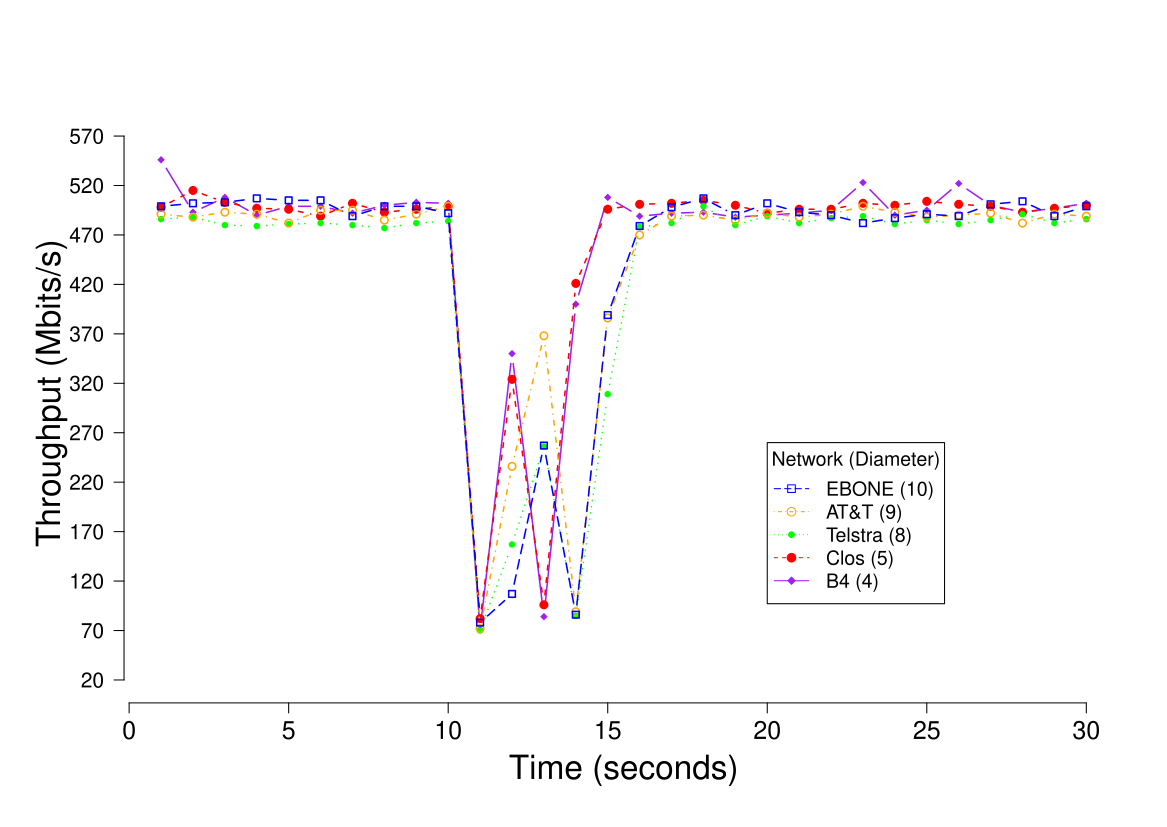

Write R code to recreate this figure.
require(vioplot)
dev.new(width=850, height=650)
b4 <- scan("~/SDN/renaissance/Evaluation/ivanandantonPlots/ThroughputFirst/b4.txt")
clos <- scan("~/SDN/renaissance/Evaluation/ivanandantonPlots/ThroughputFirst/clos.txt")
telstra <- scan("~/SDN/renaissance/Evaluation/ivanandantonPlots/ThroughputFirst/telstra.txt")
att <- scan("~/SDN/renaissance/Evaluation/ivanandantonPlots/ThroughputFirst/att.txt")
ebone <- scan("~/SDN/renaissance/Evaluation/ivanandantonPlots/ThroughputFirst/ebone.txt")
A <- c(b4)
B <-c(clos)
C <- c(telstra)
D <- c(att)
E <- c(ebone)
pdf(file="throughput.pdf",width=11.67,height=8.27)
op <- par(mar = c(6,6,4,2) + 0.2)
X <- c(1,2,3,4,5,6,7,8,9,10,11,12,13,14,15,16,17,18,19,20,21,22,23,24,25,26,27,28,29,30)
yrange <- range(20,600)
xrange <- range(1,30)
plot(xrange,yrange,type="n",axes=FALSE,ann=FALSE)
title(font.lab = 1, cex.lab=2, ylab="Throughput (Mbits/s)", xlab="Time (seconds)")
axis(side=1,at = seq(0,30, by = 5), cex.axis=1.5)
axis(2, at = seq(20,600, by = 50), las=2, cex.axis=1.25)
lines(X, A, type="b", lwd=1.5, lty=1, col="purple", pch=18)
lines(X, B, type="b", lwd=1.5, lty=2, col="red", pch=19)
lines(X, C, type="b", lwd=1.5, lty=3, col="green", pch=20)
lines(X, D, type="b", lwd=1.5, lty=4, col="orange", pch=21)
lines(X, E, type="b", lwd=1.5, lty=5, col="blue", pch=22)
legend(20, 260, rev(c("B4 (4)","Clos (5)","Telstra (8)","AT&T (9)","EBONE (10)")), cex=1.15, col=rev(c("purple","red","green","orange","blue")),pch=rev(c(18,19,20,21,22)), lty=rev(c(1,2,3,4,5)), title="Network (Diameter)")
par(op)
dev.off()
